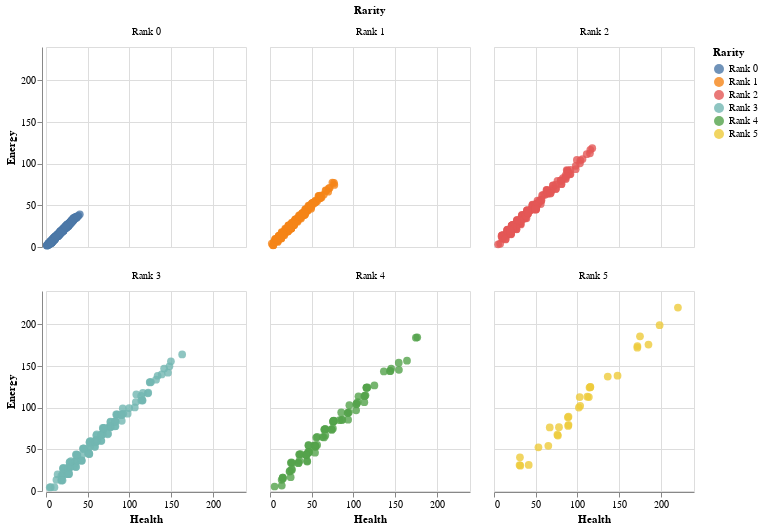

Notebook code cell kept with this figure:
### Markdown cell above
# **Small multiples: Health vs Energy faceted by Rarity**

### Code cell
facet = (
    alt.Chart(df, title="Health vs Energy by Rarity (facets)")
    .mark_circle(size=60, opacity=0.8)
    .encode(
        x="Health:Q",
        y="Energy:Q",
        color="Rarity:N",
        tooltip=["Level", "Health", "Energy", "Sanity"]
    )
    .properties(width=200, height=200)
    .facet("Rarity:N", columns=3)
)

facet.display()

### Figure 1 — Vega-Lite specification as saved in the notebook (floating-point values rounded to 4 significant figures; data arrays with more than 128 entries replaced by an {"elided": "..."} marker saying what was removed)
{"config": {"view": {"continuousWidth": 300, "continuousHeight": 300}}, "data": {"name": "data-a16f2c463cfd14c81cb4f8fd9651a1f5"}, "facet": {"field": "Rarity", "type": "nominal"}, "spec": {"mark": {"type": "circle", "opacity": 0.8, "size": 60}, "encoding": {"color": {"field": "Rarity", "type": "nominal"}, "tooltip": [{"field": "Level", "type": "quantitative"}, {"field": "Health", "type": "quantitative"}, {"field": "Energy", "type": "quantitative"}, {"field": "Sanity", "type": "quantitative"}], "x": {"field": "Health", "type": "quantitative"}, "y": {"field": "Energy", "type": "quantitative"}}, "height": 200, "title": "Health vs Energy by Rarity (facets)", "width": 200}, "columns": 3, "$schema": "https://vega.github.io/schema/vega-lite/v5.20.1.json", "datasets": {"data-a16f2c463cfd14c81cb4f8fd9651a1f5": {"elided": "1000 records"}}}
